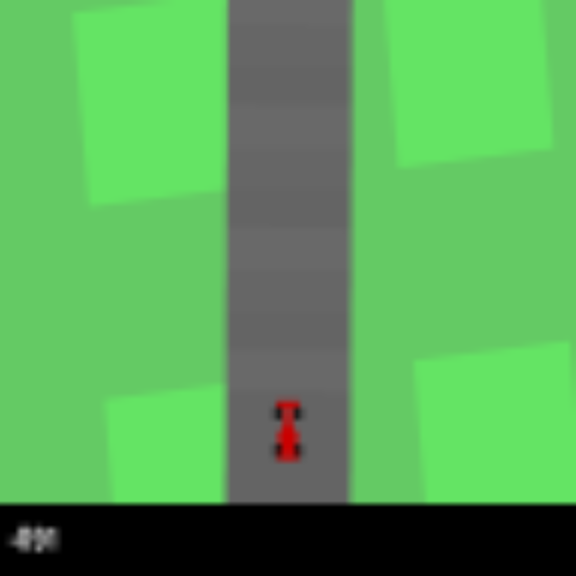
#> input picture src/lane_detection_example.png, 576 x 576 px, found by its file name
$ python lane_detection.py
#> lines starting #> are read from the running program, lines starting #| are printed output that depends on the picture; after the words box and inside, x2 and y2 are one past the last pixel; in counts of white or black regions, pixels touching at a corner belong together
#> further down, i is the input picture: PIL image 576x576 RGB; mean R, G, B 88.4, 164.8, 87.9
### src/lane_detection_helper.py
import numpy as np
import matplotlib.pyplot as plt
from time import time
from scipy.signal import convolve2d

from structs_and_configs import ConfigLaneDetection


def detect_green_pixels(img, threshold: int) -> np.ndarray:
    """Detects greenish pixels in an image.
    Only works with default image input, not changed color.

    Args:
        img (np.ndarray): The image as a numpy array.
        threshold (int): Threshold value for green detection.

    Returns:
        np.ndarray: Array indicating greenish pixels (1) and non-greenish pixels (0).
    """
#> called with threshold = 50
    t = time()

    img = np.array(img)

    # Extract RGB channels
    r = img[:, :, 0]
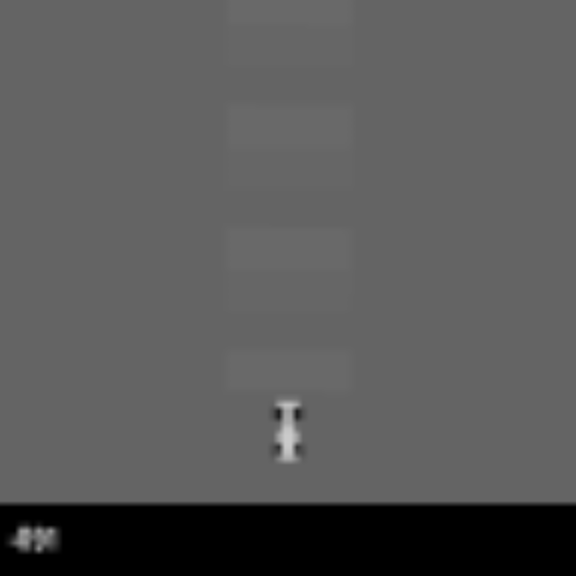
#> r: shape (576, 576); min 0, max 202, mean 88.4
    g = img[:, :, 1]
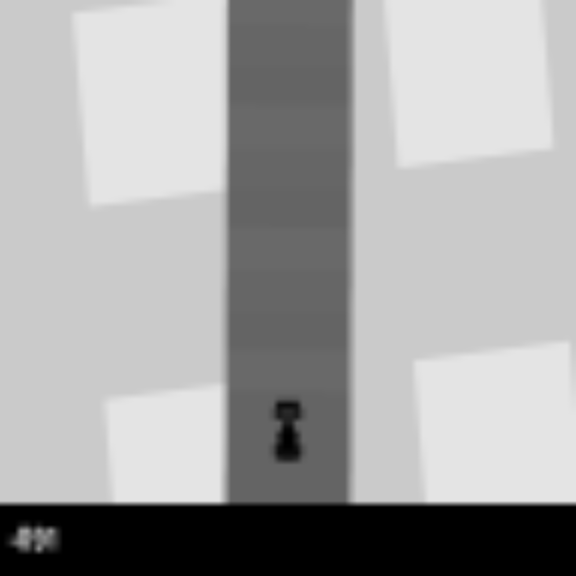
#> g: shape (576, 576); min 0, max 228, mean 164.8
    b = img[:, :, 2]

    # Check condition for greenish pixels
    green_mask = (g > r + threshold) & (g > b + threshold)
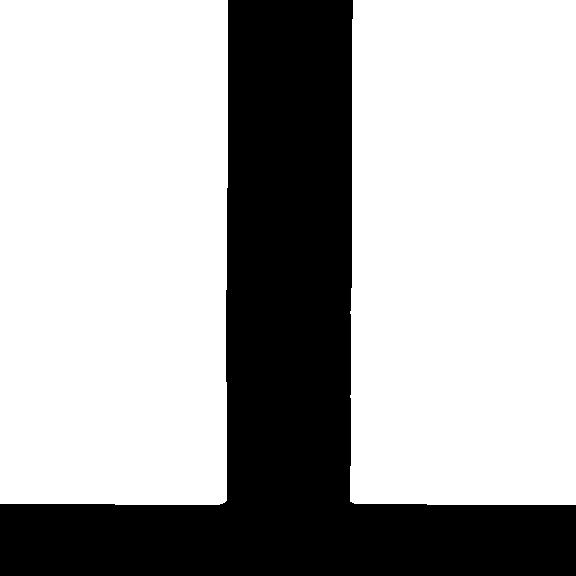
#> green_mask: shape (576, 576) bool; 68.7% white; 1 black region, box (x1, y1, x2, y2) and area: (0, 0, 576, 576) 103894

    green_mask = green_mask.astype(int)

    if ConfigLaneDetection.debug:
        print(f"green_filter calculation time: {time() - t} ms")
        plt.imshow(green_mask)

    return green_mask


def edge_detection(img: np.ndarray) -> np.ndarray:
    """Best one but slow

    Args:
        img (np.ndarray): input image

    Returns:
        np.ndarray: output edge detection
    """

    def sobel_edge_detection(image: np.ndarray):
        # grayscale
        grey_img = np.dot(image[..., :3], [0.2989, 0.5870, 0.1140])
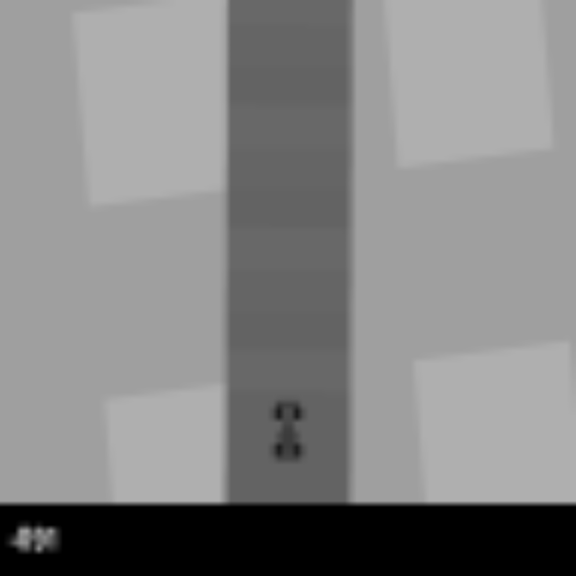
#> grey_img: shape (576, 576) float64; min 0, max 175.1, mean 133.2

        kernel_x = np.array([[-1, 0, 1], [-2, 0, 2], [-1, 0, 1]])
        kernel_y = np.array([[-1, -2, -1], [0, 0, 0], [1, 2, 1]])

        gradient_x = convolve(grey_img, kernel_x)
        gradient_y = convolve(grey_img, kernel_y)

        # magnitude of gradients
        sobel_mag = np.sqrt(gradient_x**2 + gradient_y**2)

        return sobel_mag

    def convolve(image: np.ndarray, kernel: np.ndarray):
        image_height, image_width = image.shape
#> image_height = 576; image_width = 576
        kernel_height, kernel_width = kernel.shape

        # padding
        pad_height = kernel_height // 2
        pad_width = kernel_width // 2

        padded_image = np.pad(
            image,
            ((pad_height, pad_height), (pad_width, pad_width)),
            mode="edge",
        )

        output_image = np.zeros_like(image)
        for i in range(image_height):
            for j in range(image_width):
                output_image[i, j] = np.sum(
                    padded_image[i : i + kernel_height, j : j + kernel_width] * kernel
                )
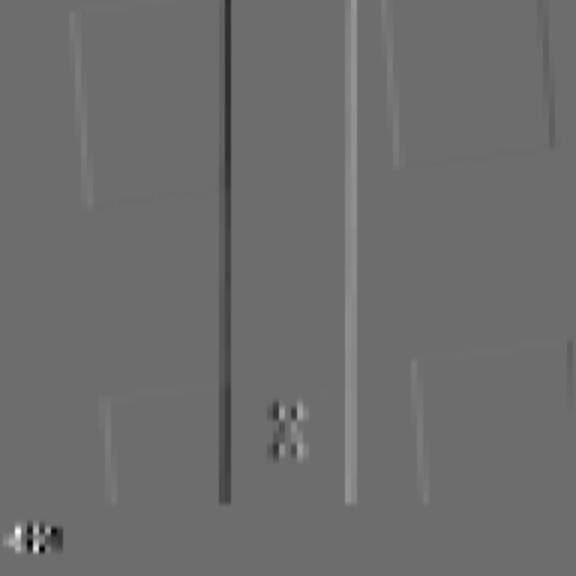
#> output_image: shape (576, 576) float64; min -144, max 191, mean 0; drawn with min black and max white

        return output_image

    t = time()

    sobel_result = sobel_edge_detection(img)
#> after the loop in convolve (call 2), `for i in range(image_height):`:
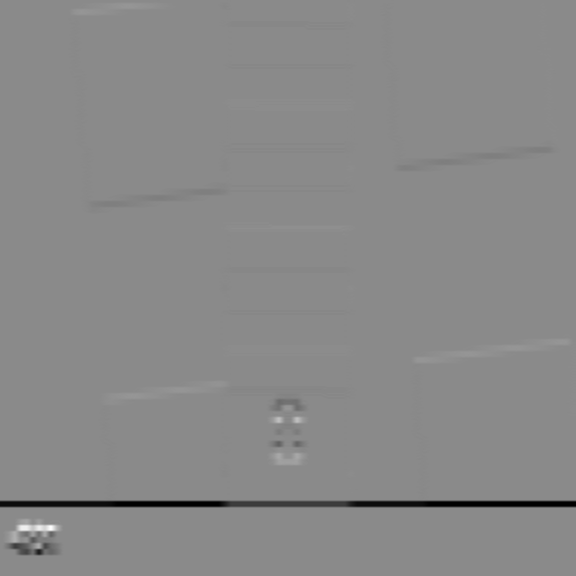
#> output_image: shape (576, 576) float64; min -234.6, max 198, mean -2.1; drawn with min black and max white

    if ConfigLaneDetection.debug:
        # -------- Display the result ---------
        print(f"edge detection calculation time: {time() - t} ms")

        plt.imshow(sobel_result, cmap="gray")
        plt.show()

    return sobel_result


def edge_detect_scipy(img: np.ndarray) -> np.ndarray:
    """Fast, but not optimal output so far.

    Args:
        img (np.ndarray): input image frame

    Returns:
        np.ndarray: detected edges
    """
    t = time()

    grey_img = np.dot(img[..., :3], [0.2989, 0.5870, 0.1140])

    # Sobel operator kernels
    kernel_x = np.array([[-1, 0, 1], [-2, 0, 2], [-1, 0, 1]])
    kernel_y = np.array([[-1, -2, -1], [0, 0, 0], [1, 2, 1]])

    # Perform convolution
    result_x = convolve2d(grey_img, kernel_x, mode="same", boundary="symm")
    result_y = convolve2d(grey_img, kernel_y, mode="same", boundary="symm")

    # Compute magnitude of the gradient
    magnitude = np.sqrt(result_x**2 + result_y**2)

    # Normalize magnitude to lie between 0 and 255
    # magnitude *= 255.0 / np.max(magnitude)

    threshold = 50
    magnitude = (magnitude > threshold) * 255
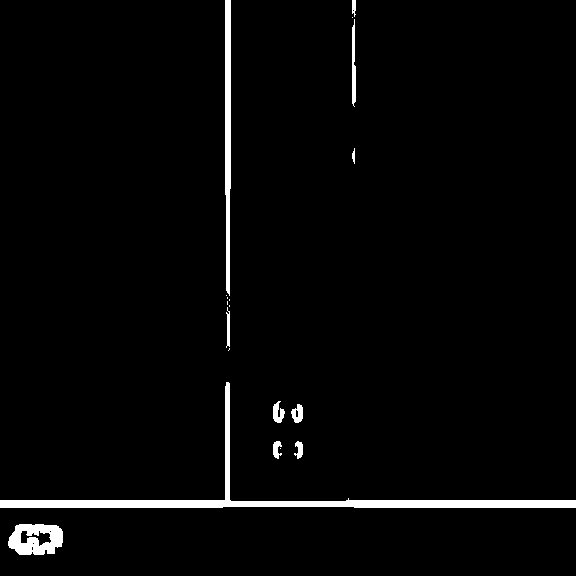
#> magnitude: shape (576, 576) int64; 2.6% white; 19 white regions (8 under 20 px), largest, box (x1, y1, x2, y2) and area: (0, 382, 576, 508) 4949, (225, 0, 231, 296) 1558, (8, 524, 63, 555) 1220

    if ConfigLaneDetection.debug:
        print(f"scipy calculation time: {time() - t} ms")

        # -------- Display the result ---------
        plt.figure(figsize=(12, 6))

        plt.subplot(1, 2, 1)
        plt.imshow(grey_img, cmap="gray")
        plt.title("Original Image")

        plt.subplot(1, 2, 2)
        plt.imshow(magnitude, cmap="gray")

        plt.title("Raw output of edge detection with scipy")

        plt.show()
    return magnitude

### src/utils.py
import numpy as np


def test_visualize(image: np.ndarray):
    import cv2

    image = image * 255

    cv_image = np.asarray(image, dtype=np.uint8)
    cv_image = cv2.cvtColor(cv_image, cv2.COLOR_RGB2BGR)
    cv_image = cv2.resize(cv_image, np.asarray(image.shape[:2]) * 6)
    cv2.imshow("Car Racing - Lane Detection", cv_image)
    cv2.waitKey(1)


# [22 lines left out: function angle_of_vectors, not called in this run]

### src/lane_detection.py
from __future__ import annotations

from PIL import Image
import numpy as np
import matplotlib.pyplot as plt
from time import time

from structs_and_configs import CarConst, ImageConfig

from lane_detection_helper import detect_green_pixels, edge_detect_scipy, edge_detection


class LaneDetection:

    def evaluation_detect(self, image):
        """
        for evaluation of the different edge
        detection functions that are implemented

        Args:
            image (np.ndarray): image input from which
                                the edges should be detected
        """
        t = time()
        g = detect_green_pixels(image, threshold=50)
        dt_g = time()
        e = edge_detection(image)
        dt_e = time()
        s = edge_detect_scipy(image)
        dt_s = time()

        images = {
            # [image with applied detection, time to calculate]
            "green": [g, dt_g - t],
            "edge detect": [e, dt_e - dt_g],
            "scipy": [s, dt_s - dt_e],
        }

        plt.figure(figsize=(12, 6))

        for i, (title, img_time) in enumerate(images.items()):
            plt.subplot(1, len(images), i + 1)
            plt.imshow(img_time[0], cmap="gray")
            plt.title(f"{title}\ntime to detect: {str(img_time[1])}")
#> this loop made 3 passes
#> title on passes 1 to 3: 'green', 'edge detect', 'scipy'

        plt.show()

    # [117 lines left out: functions detect_lanes, detect, lane_clustering, not called in this run]


if __name__ == "__main__":
    """for evaluation run this file"""

    ld = LaneDetection()

    i = Image.open("src/lane_detection_example.png")

    lanes = ld.evaluation_detect(np.array(i))
    from utils import test_visualize

#> (the run stopped early here; a loop or call above may not have finished)
